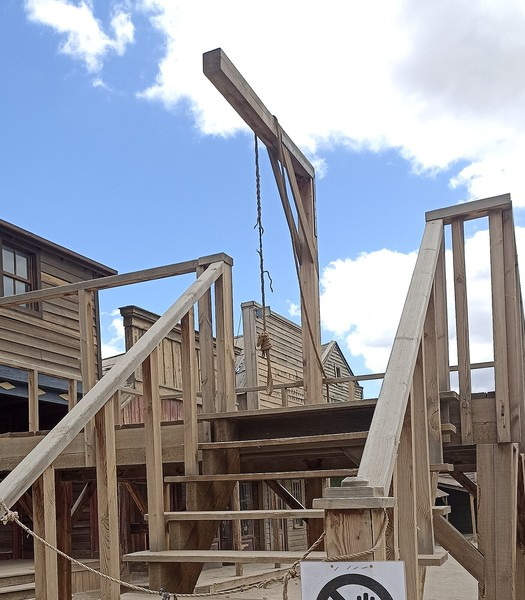
#> input picture tools/hangman/gallows.jpg, 525 x 600 px
$ python make_hangman.py
#> lines starting #> are read from the running program, lines starting #| are printed output that depends on the picture; after the words box and inside, x2 and y2 are one past the last pixel; in counts of white or black regions, pixels touching at a corner belong together
"""Hangman's picture: an old photograph of a gallows, and a man drawn for it.

The photograph is tools/hangman/gallows.jpg -- the gallows on the Western
film set at Fort Bravo, Tabernas, photographed in 2024 by Melenn14 and
given to the public domain (CC0):
https://commons.wikimedia.org/wiki/File:Fort_Bravo_gallows_(Tabernas_-_Texas_Hollywood)_(2024-04-27).jpg
No one is on it. This script makes it look 1880: cropped to Hangman's left
panel, toned sepia, vignetted, scratched and grained, framed like a card
photograph, and dithered to fifteen tones.

The man is not a photograph of anyone. He is drawn here out of shaded shapes
-- hat, head, coat, arms, trousers, boots -- at eight times the size and
brought down, then put through the same tones and grain so he sits in the
picture. He comes in pieces, so the game can add one a miss: legs, coat,
arms (hanging and raised), head (and the head fallen to one side).

    python tools/make_hangman.py                  writes apps/hangman/hangman_art.h
    python tools/make_hangman.py --preview F.png  and draws every pose, 4x

Index 0 of the palette is "nothing here" in a sprite; the photograph uses
1-15. A sprite's position is from the man's neck, which the game puts at the
noose (HA_HANG_*) or, cut down, on the platform (HA_STAND_*).
"""
import argparse
import math
import os
import random

from PIL import Image, ImageDraw, ImageFilter, ImageOps

ROOT = os.path.dirname(os.path.dirname(os.path.abspath(__file__)))
SRC = os.path.join(ROOT, "tools", "hangman", "gallows.jpg")
OUT = os.path.join(ROOT, "apps", "hangman", "hangman_art.h")

W, H = 92, 124                       # the panel left of the word
CROP = (75, 30, 470, 562)            # in gallows.jpg: beam to below the platform
NOOSE = (44, 77)                     # the man's neck, hanging (panel pixels)
ROPE_TOP = (43, 25)                  # where the rope leaves the beam
STAND = (68, 51)                     # his neck, standing on the platform
SS = 8                               # the man is drawn this much bigger

# Sepia, dark to light: index 1-15.
RAMP_DARK = (30, 20, 13)
RAMP_MID = (128, 94, 62)
RAMP_LIGHT = (238, 222, 188)


def ramp():
    out = [(0, 0, 0)]
    for i in range(15):
        t = i / 14
        if t < 0.5:
            a, b, u = RAMP_DARK, RAMP_MID, t / 0.5
        else:
            a, b, u = RAMP_MID, RAMP_LIGHT, (t - 0.5) / 0.5
        out.append(tuple(round(a[k] + (b[k] - a[k]) * u) for k in range(3)))
    return out


def dither(grey, mask=None):
    """A greyscale image (0-255) to indices 1-15, Floyd-Steinberg: the grain
    is in the dither as much as in the noise. Where `mask` is 0, index 0."""
    w, h = grey.size
    px = [[float(grey.getpixel((x, y))) for x in range(w)] for y in range(h)]
    out = [[0] * w for _ in range(h)]
    for y in range(h):
        for x in range(w):
            if mask is not None and mask.getpixel((x, y)) < 128:
                continue
            v = min(255.0, max(0.0, px[y][x]))
            q = round(v / 255 * 14)
            out[y][x] = q + 1
            e = v - q * 255 / 14
            for dx, dy, f in ((1, 0, 7), (-1, 1, 3), (0, 1, 5), (1, 1, 1)):
                xx, yy = x + dx, y + dy
                if 0 <= xx < w and yy < h and (mask is None or mask.getpixel((xx, yy)) >= 128):
                    px[yy][xx] += e * f / 16
    return out


def grain(img, rng, sigma):
    w, h = img.size
    for y in range(h):
        for x in range(w):
            img.putpixel((x, y), max(0, min(255, round(img.getpixel((x, y)) + rng.gauss(0, sigma)))))
    return img


def photograph(rng):
    im = Image.open(SRC).convert("L").crop(CROP)
    im = im.resize((W * 4, H * 4), Image.LANCZOS)
    im = ImageOps.autocontrast(im, cutoff=1)
    # Old emulsion: the sky blown out, the blacks lifted, a little soft.
    im = im.point(lambda v: round(26 + (v / 255) ** 0.85 * 214))
    im = im.filter(ImageFilter.GaussianBlur(1.0))
    d = ImageDraw.Draw(im)
    # The rope, which is a thread at this size: drawn over the photograph's
    # own, beam to noose, and the loop below the knot.
    d.line([(ROPE_TOP[0] * 4, ROPE_TOP[1] * 4), (NOOSE[0] * 4, (NOOSE[1] - 6) * 4)], fill=48, width=4)
    d.ellipse([(NOOSE[0] - 2.6) * 4, (NOOSE[1] - 7) * 4, (NOOSE[0] + 2.6) * 4, (NOOSE[1] + 1) * 4], outline=48, width=4)
    # Scratches and specks in the plate.
    for _ in range(5):
        x = rng.uniform(0, W * 4)
        y0 = rng.uniform(0, H * 4 * 0.6)
        y1 = y0 + rng.uniform(40, H * 4 * 0.6)
        d.line([(x, y0), (x + rng.uniform(-6, 6), y1)], fill=rng.choice((235, 245, 60)), width=1)
    for _ in range(26):
        x, y, r = rng.uniform(0, W * 4), rng.uniform(0, H * 4), rng.uniform(0.6, 2.2)
        d.ellipse([x - r, y - r, x + r, y + r], fill=rng.choice((20, 40, 240)))
    im = im.resize((W, H), Image.LANCZOS)
    # The vignette: the corners go the way old lenses and old silver do.
    for y in range(H):
        for x in range(W):
            dx, dy = (x - W / 2) / (W / 2), (y - H / 2) / (H / 2)
            r = math.hypot(dx * 0.95, dy * 0.85)
            k = 1 - max(0, r - 0.55) * 0.95
            im.putpixel((x, y), round(im.getpixel((x, y)) * max(0.15, k)))
    grain(im, rng, 6)
    idx = dither(im)
    # The card it is mounted on: a cream edge, darker at the corners.
    for y in range(H):
        for x in range(W):
            edge = min(x, y, W - 1 - x, H - 1 - y)
            corner = min(math.hypot(x - cx, y - cy) for cx in (0, W - 1) for cy in (0, H - 1))
            if corner < 4:
                idx[y][x] = 2
            elif edge == 0:
                idx[y][x] = 9
            elif edge == 1:
                idx[y][x] = 13
    return idx


# ---- the man ----------------------------------------------------------------
#
# Drawn in panel pixels from his neck (0, 0), scaled by SS. Greys: the coat is
# dark, the shirt light, the skin between. Each piece is a light side and a
# shadow side, so he reads as round at 50 pixels tall.

COAT, COAT_HI, SHIRT, SKIN, SKIN_HI, TROUSER, TROUSER_HI, BOOT, HAT, HAT_HI, ROPE = (
    70, 108, 204, 156, 188, 92, 120, 34, 50, 86, 150)


class Canvas:
    def __init__(self, box):
        self.box = box                                   # x0, y0, x1, y1, panel px
        w, h = (box[2] - box[0]) * SS, (box[3] - box[1]) * SS
        self.grey = Image.new("L", (w, h), 0)
        self.alpha = Image.new("L", (w, h), 0)
        self.g = ImageDraw.Draw(self.grey)
        self.a = ImageDraw.Draw(self.alpha)

    def p(self, pts):
        return [((x - self.box[0]) * SS, (y - self.box[1]) * SS) for x, y in pts]

    def poly(self, pts, v):
        q = self.p(pts)
        self.g.polygon(q, fill=v)
        self.a.polygon(q, fill=255)

    def ellipse(self, cx, cy, rx, ry, v):
        (x0, y0), (x1, y1) = self.p([(cx - rx, cy - ry), (cx + rx, cy + ry)])
        self.g.ellipse([x0, y0, x1, y1], fill=v)
        self.a.ellipse([x0, y0, x1, y1], fill=255)

    def limb(self, a, b, w0, w1, v, hi):
        """A tapered limb from a to b, its left half lit."""
        ang = math.atan2(b[1] - a[1], b[0] - a[0])
        nx, ny = -math.sin(ang), math.cos(ang)
        l0 = (a[0] + nx * w0 / 2, a[1] + ny * w0 / 2)
        r0 = (a[0] - nx * w0 / 2, a[1] - ny * w0 / 2)
        l1 = (b[0] + nx * w1 / 2, b[1] + ny * w1 / 2)
        r1 = (b[0] - nx * w1 / 2, b[1] - ny * w1 / 2)
        self.poly([l0, l1, r1, r0], v)
        lit = (l0, l1) if l0[0] < r0[0] else (r0, r1)
        m0 = (a[0] * 0.55 + lit[0][0] * 0.45, a[1] * 0.55 + lit[0][1] * 0.45)
        m1 = (b[0] * 0.55 + lit[1][0] * 0.45, b[1] * 0.55 + lit[1][1] * 0.45)
        self.poly([lit[0], lit[1], m1, m0], hi)
        self.ellipse(a[0], a[1], w0 / 2, w0 / 2, v)


def rotate(pts, deg, about):
    c, s = math.cos(math.radians(deg)), math.sin(math.radians(deg))
    return [(about[0] + (x - about[0]) * c - (y - about[1]) * s,
             about[1] + (x - about[0]) * s + (y - about[1]) * c) for x, y in pts]


def draw_head(c, tilt, noose):
    o = (0, 0)
    def R(pts):
        return rotate(pts, tilt, o)
    def E(cx, cy, rx, ry, v):
        (x, y), = R([(cx, cy)])
        c.ellipse(x, y, rx, ry, v)
    c.poly(R([(-1.6, -2), (1.6, -2), (1.8, 1), (-1.8, 1)]), SKIN)       # the neck
    E(0, -5.2, 3.4, 4.2, SKIN)                                             # the head
    E(-0.9, -5.6, 2.0, 3.0, SKIN_HI)
    c.poly(R([(-3.4, -3.6), (3.4, -3.6), (2.4, -1.4), (0, -0.9), (-2.4, -1.4)]), COAT)  # beard
    c.poly(R([(-3.2, -6.4), (-0.6, -6.6), (-0.6, -6.0), (-3.0, -5.8)]), 70)    # brow
    c.poly(R([(0.6, -6.6), (3.2, -6.4), (3.0, -5.8), (0.6, -6.0)]), 70)
    if tilt:
        c.poly(R([(-2.6, -5.3), (-0.9, -5.3), (-0.9, -4.9), (-2.6, -4.9)]), 60)   # eyes shut
        c.poly(R([(0.9, -5.3), (2.6, -5.3), (2.6, -4.9), (0.9, -4.9)]), 60)
    else:
        E(-1.6, -5.0, 0.6, 0.5, 40)
        E(1.6, -5.0, 0.6, 0.5, 40)
    c.poly(R([(-5.6, -8.6), (5.6, -8.6), (5.0, -7.4), (-5.0, -7.4)]), HAT)   # brim
    c.poly(R([(-3.4, -8.4), (3.4, -8.4), (3.0, -12.4), (0, -11.6), (-3.0, -12.4)]), HAT)  # crown
    c.poly(R([(-3.4, -8.4), (-0.8, -8.4), (-0.6, -11.9), (-3.0, -12.4)]), HAT_HI)
    c.poly(R([(-3.4, -9.4), (3.4, -9.4), (3.4, -8.4), (-3.4, -8.4)]), 24)   # band
    if noose:
        c.poly(R([(-2.0, -1.4), (2.0, -1.4), (2.2, 0.2), (-2.2, 0.2)]), ROPE)   # the rope
        c.poly(R([(1.2, -3.0), (3.4, -2.6), (3.2, 0.4), (1.4, 0.2)]), ROPE - 30)  # the knot


def draw_torso(c):
    c.poly([(-6.6, 1.2), (6.6, 1.2), (5.8, 14), (6.2, 23), (-6.2, 23), (-5.8, 14)], COAT)
    c.poly([(-6.6, 1.2), (-1, 1.2), (-1, 23), (-6.2, 23), (-5.8, 14)], COAT_HI)
    c.poly([(-2.2, 1.0), (2.2, 1.0), (0, 8)], SHIRT)                    # shirt, a V
    c.poly([(-0.7, 1.4), (0.7, 1.4), (0.4, 6.4), (-0.4, 6.4)], 40)       # string tie
    c.poly([(-2.2, 1.0), (-0.3, 8), (-1.2, 9)], 30)                      # lapels
    c.poly([(2.2, 1.0), (0.3, 8), (1.2, 9)], 30)
    c.poly([(-0.25, 9), (0.25, 9), (0.25, 23), (-0.25, 23)], 30)         # the opening
    for y in (11, 14, 17):
        c.ellipse(-0.9, y, 0.45, 0.45, 150)                              # buttons


def draw_arm(c, side, up):
    s = -1 if side == "l" else 1
    sh = (s * 5.4, 2.8)
    if up:
        el = (s * 9.0, -3.5)
        hand = (s * 10.0, -10.5)
    else:
        el = (s * 6.6, 10.5)
        hand = (s * 6.4, 18.5)
    c.limb(sh, el, 3.6, 3.2, COAT, COAT_HI)
    c.limb(el, hand, 3.2, 2.8, COAT, COAT_HI)
    c.ellipse(hand[0], hand[1] + (-1.2 if up else 1.2), 1.4, 1.7, SKIN)


def draw_leg(c, side, stand):
    s = -1 if side == "l" else 1
    hip = (s * 2.6, 22)
    knee = (s * 2.9, 32)
    ankle = (s * (3.2 if stand else 2.8), 41)
    c.limb(hip, knee, 4.4, 3.8, TROUSER, TROUSER_HI)
    c.limb(knee, ankle, 3.8, 3.2, TROUSER, TROUSER_HI)
    if stand:
        c.poly([(ankle[0] - 1.8, ankle[1] - 1), (ankle[0] + 1.8, ankle[1] - 1),
                (ankle[0] + 1.8 + s * 2.2, ankle[1] + 2.2), (ankle[0] - 1.8 + s * 0.2, ankle[1] + 2.2)], BOOT)
    else:                                           # hanging: the toes droop
        c.poly([(ankle[0] - 1.7, ankle[1] - 1), (ankle[0] + 1.7, ankle[1] - 1),
                (ankle[0] + 1.2 + s * 0.8, ankle[1] + 4.0), (ankle[0] - 1.2 + s * 0.8, ankle[1] + 4.0)], BOOT)


# name, bounding box from the neck, how to draw it
PIECES = [
    ("LEG_L", (-7, 18, 2, 46), lambda c: draw_leg(c, "l", False)),
    ("LEG_R", (-2, 18, 7, 46), lambda c: draw_leg(c, "r", False)),
    ("STAND_L", (-8, 18, 2, 45), lambda c: draw_leg(c, "l", True)),
    ("STAND_R", (-2, 18, 8, 45), lambda c: draw_leg(c, "r", True)),
    ("TORSO", (-7, 0, 7, 24), draw_torso),
    ("ARM_L", (-9, 0, -3, 21), lambda c: draw_arm(c, "l", False)),
    ("ARM_R", (3, 0, 9, 21), lambda c: draw_arm(c, "r", False)),
    ("UP_L", (-12, -13, -3, 5), lambda c: draw_arm(c, "l", True)),
    ("UP_R", (3, -13, 12, 5), lambda c: draw_arm(c, "r", True)),
    ("HEAD", (-6, -13, 6, 2), lambda c: draw_head(c, 0, True)),
    ("HEAD_DEAD", (-6, -14, 10, 3), lambda c: draw_head(c, 28, True)),
    ("HEAD_FREE", (-6, -13, 6, 2), lambda c: draw_head(c, 0, False)),
]


def piece(rng, box, fn):
    c = Canvas(box)
    fn(c)
    w, h = box[2] - box[0], box[3] - box[1]
    grey = c.grey.resize((w, h), Image.BOX)
    alpha = c.alpha.resize((w, h), Image.BOX)
    # The coverage is a mask: what is mostly him is him, at the tone of his
    # shapes rather than the background blended in.
    for y in range(h):
        for x in range(w):
            a = alpha.getpixel((x, y))
            if a:
                grey.putpixel((x, y), round(grey.getpixel((x, y)) * 255 / a))
    grain(grey, rng, 6)
    mask = alpha.point(lambda a: 255 if a >= 110 else 0)
    return dither(grey, mask)


def pack(rows):
    out = []
    for row in rows:
        for i in range(0, len(row), 2):
            hi = row[i]
            lo = row[i + 1] if i + 1 < len(row) else 0
            out.append(hi << 4 | lo)
    return out


def hexlines(data, per=24):
    return "\n".join("  " + "".join("0x%02x," % b for b in data[i:i + per]) for i in range(0, len(data), per))


def build():
    rng = random.Random(1887)
    pal = ramp()
    bg = photograph(rng)
#> in photograph, `im = ImageOps.autocontrast(im, cutoff=1)`:
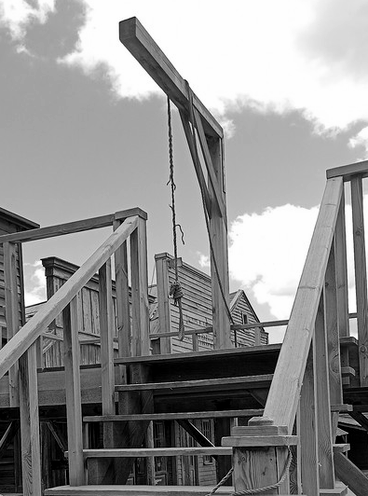
#> im: PIL image 368x496 L; min 0, max 254, mean 144
#> in photograph, `im = im.filter(ImageFilter.GaussianBlur(1.0))`:
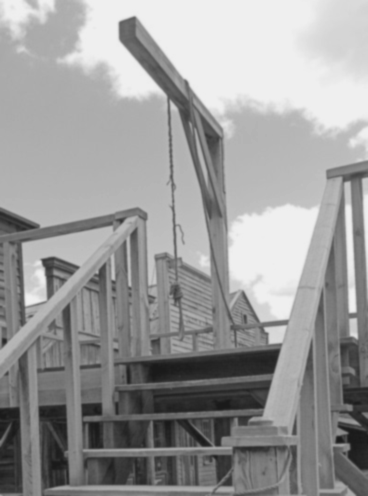
#> im: PIL image 368x496 L; min 26, max 239, mean 154.5
#> the loop in photograph, `for _ in range(26):` made 26 passes
#> (x, y, r) on passes 1 to 12: (347.9, 400.4, 2.14), (247.1, 59.1, 1.79), (52.67, 226.6, 1.96), (347.2, 121.7, 0.771), (268.2, 243, 1.46), (34.38, 375.3, 0.645), (45.14, 168.9, 1.46), (284.8, 189.4, 1.83), (137.5, 162.6, 1.58), (7.28, 494.2, 0.846), (277.8, 112.6, 2.12), (358.6, 146.2, 2.15)
#> in photograph, `im = im.resize((W, H), Image.LANCZOS)`:
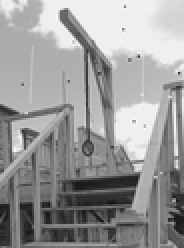
#> im: PIL image 92x124 L (shown 2 times larger); min 20, max 251, mean 153.9
#> after the loop in photograph, `for y in range(H):`:
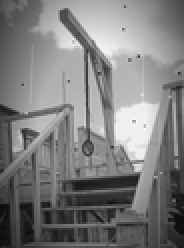
#> im: PIL image 92x124 L (shown 2 times larger); min 11, max 251, mean 125.5
#> in dither, `px = [[float(grey.getpixel((x, y))) for x in range(w)] for y in range(..`: px = 124 items
    pieces = [(n, box, piece(rng, box, fn)) for n, box, fn in PIECES]
    return pal, bg, pieces


def write_header(pal, bg, pieces):
    lines = [
        "/* Generated by tools/make_hangman.py -- do not edit. The photograph is the",
        " * gallows on the Fort Bravo film set (CC0, Melenn14, Wikimedia Commons);",
        " * the man is drawn by the script. */",
        "#ifndef HANGMAN_ART_H",
        "#define HANGMAN_ART_H",
        "",
        "#define HA_W %d" % W,
        "#define HA_H %d" % H,
        "#define HA_HANG_X %d" % NOOSE[0],
        "#define HA_HANG_Y %d" % NOOSE[1],
        "#define HA_STAND_X %d" % STAND[0],
        "#define HA_STAND_Y %d" % STAND[1],
        "",
        "static const uint16_t ha_pal[16] = {",
        "  " + ", ".join("CAPP_RGB(%d, %d, %d)" % c for c in pal[:4]) + ",",
    ]
    for i in range(4, 16, 4):
        lines.append("  " + ", ".join("CAPP_RGB(%d, %d, %d)" % c for c in pal[i:i + 4]) + ",")
    lines += ["};", "", "/* The photograph, two pixels a byte, the left one high. */",
              "static const uint8_t ha_photo[HA_W / 2 * HA_H] = {", hexlines(pack(bg)), "};", ""]
    lines.append("enum {")
    lines.append("  " + ", ".join("HA_" + n for n, _, _ in pieces) + ", HA_PIECES")
    lines.append("};")
    lines.append("")
    lines.append("/* A piece of him: where it is from his neck, its size, where its pixels")
    lines.append(" * start in ha_px (rows of (w + 1) / 2 bytes; 0 is not him). */")
    lines.append("typedef struct { int8_t dx, dy; uint8_t w, h; uint16_t at; } HaPiece;")
    lines.append("")
    data, table = [], []
    for n, box, rows in pieces:
        table.append("  { %d, %d, %d, %d, %d },  /* %s */" % (box[0], box[1], box[2] - box[0], box[3] - box[1], len(data), n))
        data += pack(rows)
    lines += ["static const HaPiece ha_piece[HA_PIECES] = {"] + table + ["};", ""]
    lines += ["static const uint8_t ha_px[%d] = {" % len(data), hexlines(data), "};", "", "#endif", ""]
    with open(OUT, "w", newline="\n") as f:
        f.write("\n".join(lines))
    print("wrote %s: photo %d bytes, man %d bytes" % (os.path.relpath(OUT, ROOT), len(pack(bg)), len(data)))


POSES = {
    "hang": (NOOSE, ["LEG_L", "LEG_R", "TORSO", "ARM_L", "ARM_R", "HEAD"]),
    "dead": (NOOSE, ["LEG_L", "LEG_R", "TORSO", "ARM_L", "ARM_R", "HEAD_DEAD"]),
    "free": (STAND, ["STAND_L", "STAND_R", "TORSO", "UP_L", "UP_R", "HEAD_FREE"]),
    "empty": (NOOSE, []),
}


def preview(path, pal, bg, pieces):
    by = {n: (box, rows) for n, box, rows in pieces}
    shots = []
    for name, (at, names) in POSES.items():
        im = Image.new("RGB", (W, H))
        for y in range(H):
            for x in range(W):
                im.putpixel((x, y), pal[bg[y][x]])
        for n in names:
            box, rows = by[n]
            for y, row in enumerate(rows):
                for x, v in enumerate(row):
                    px, py = at[0] + box[0] + x, at[1] + box[1] + y
                    if v and 0 <= px < W and 0 <= py < H:
                        im.putpixel((px, py), pal[v])
        shots.append(im)
    sheet = Image.new("RGB", (len(shots) * (W + 4), H), (0, 0, 0))
    for i, s in enumerate(shots):
        sheet.paste(s, (i * (W + 4), 0))
    sheet.resize((sheet.width * 4, sheet.height * 4), Image.NEAREST).save(path)
    print("wrote", path)


def main():
    ap = argparse.ArgumentParser()
    ap.add_argument("--preview")
    args = ap.parse_args()
    pal, bg, pieces = build()
#> in __init__, `self.grey = Image.new("L", (w, h), 0)`: self.grey: PIL image 72x224 L; every value is 0
#> in poly, `q = self.p(pts)`: q = [(17.61, 31.47), (17.61, 111.5), (47.99, 112.5), (52.79, 32.53)]
#> in ellipse, `(x0, y0), (x1, y1) = self.p([(cx - rx, cy - ry), (cx + rx, cy + ry)])`: x0 = 17.6; y0 = 14.4; x1 = 52.8; y1 = 49.6
#> in __init__ (call 3), `self.grey = Image.new("L", (w, h), 0)`: self.grey: PIL image 80x216 L; every value is 0
#> in __init__ (call 5), `self.grey = Image.new("L", (w, h), 0)`: self.grey: PIL image 112x192 L; every value is 0
#> the loop in draw_torso, `for y in (11, 14, 17):` made 3 passes
#> in __init__ (call 6), `self.grey = Image.new("L", (w, h), 0)`: self.grey: PIL image 48x168 L; every value is 0
#> in __init__ (call 8), `self.grey = Image.new("L", (w, h), 0)`: self.grey: PIL image 72x144 L; every value is 0
#> in __init__ (call 10), `self.grey = Image.new("L", (w, h), 0)`: self.grey: PIL image 96x120 L; every value is 0
#> in E, `(x, y), = R([(cx, cy)])`: x = 0; y = -5.2
#> in __init__ (call 11), `self.grey = Image.new("L", (w, h), 0)`: self.grey: PIL image 128x136 L; every value is 0
#> in piece (call 11), `alpha = c.alpha.resize((w, h), Image.BOX)`:
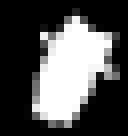
#> alpha: PIL image 16x17 L (shown 8 times larger); min 0, max 255, mean 81.8
#> after the loop in piece (call 11), `for y in range(h):`:
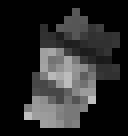
#> grey: PIL image 16x17 L (shown 8 times larger); min 0, max 191, mean 41.7
#> in piece (call 11), `mask = alpha.point(lambda a: 255 if a >= 110 else 0)`:
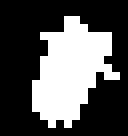
#> mask: PIL image 16x17 L (shown 8 times larger); 33.5% white; 1 white region, box (x1, y1, x2, y2) and area: (4, 2, 15, 16) 91
#> in build, `pieces = [(n, box, piece(rng, box, fn)) for n, box, fn in PIECES]`: pieces = 12 items
#> pal = [(0, 0, 0), (30, 20, 13), (44, 31, 20), (58, 41, 27), (72, 52, 34), (86, 62, 41), (100, 73, 48), (114, 83, 55), (128, 94, 62), (144, 112, 80), (159, 131, 98), (175, 149, 116), (191, 167, 134), (207, 185, 152), (222, 204, 170), (238, 222, 188)]; bg = 124 items; pieces = 12 items
    write_header(pal, bg, pieces)
#> after the loop in write_header, `for i in range(4, 16, 4):`: lines = 18 items
#> the loop in pack, `for row in rows:` made 124 passes
#> after the loop in pack, `for row in rows:`: out = 5704 values, max 255 at index 2750, min 18 at index 4883, mean 140
#> the loop in write_header, `for n, box, rows in pieces:` made 12 passes
#> (n, box) on passes 1 to 12: ('LEG_L', (-7, 18, 2, 46)), ('LEG_R', (-2, 18, 7, 46)), ('STAND_L', (-8, 18, 2, 45)), ('STAND_R', (-2, 18, 8, 45)), ('TORSO', (-7, 0, 7, 24)), ('ARM_L', (-9, 0, -3, 21)), ('ARM_R', (3, 0, 9, 21)), ('UP_L', (-12, -13, -3, 5)), ('UP_R', (3, -13, 12, 5)), ('HEAD', (-6, -13, 6, 2)), ('HEAD_DEAD', (-6, -14, 10, 3)), ('HEAD_FREE', (-6, -13, 6, 2))
#> after the loop in write_header, `for n, box, rows in pieces:`: data = 1340 values, max 198 at index 1075, min 0 at index 0, mean 44.17; table = 12 items
#> in write_header, `lines += ["static const HaPiece ha_piece[HA_PIECES] = {"] + table + ["..`: lines = 48 items
#| wrote apps/hangman/hangman_art.h: photo 5704 bytes, man 1340 bytes
    if args.preview:
        preview(args.preview, pal, bg, pieces)


if __name__ == "__main__":
    main()
